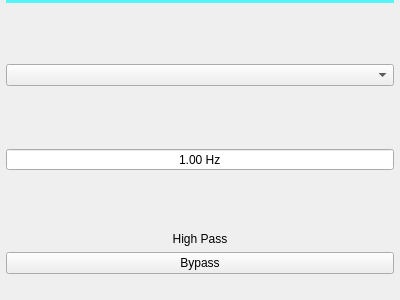
<?xml version="1.0" encoding="UTF-8"?>
<ui version="4.0">
 <class>QHighPass</class>
 <widget class="QWidget" name="QHighPass">
  <property name="geometry">
   <rect>
    <x>0</x>
    <y>0</y>
    <width>400</width>
    <height>300</height>
   </rect>
  </property>
  <property name="contextMenuPolicy">
   <enum>Qt::NoContextMenu</enum>
  </property>
  <property name="windowTitle">
   <string>Form</string>
  </property>
  <layout class="QVBoxLayout" name="verticalLayout_2">
   <property name="leftMargin">
    <number>6</number>
   </property>
   <property name="topMargin">
    <number>0</number>
   </property>
   <property name="rightMargin">
    <number>6</number>
   </property>
   <property name="bottomMargin">
    <number>6</number>
   </property>
   <item>
    <widget class="Line" name="line">
     <property name="styleSheet">
      <string notr="true">color: #54F4F9;</string>
     </property>
     <property name="frameShadow">
      <enum>QFrame::Plain</enum>
     </property>
     <property name="lineWidth">
      <number>4</number>
     </property>
     <property name="orientation">
      <enum>Qt::Horizontal</enum>
     </property>
    </widget>
   </item>
   <item>
    <spacer name="verticalSpacer_2">
     <property name="orientation">
      <enum>Qt::Vertical</enum>
     </property>
     <property name="sizeHint" stdset="0">
      <size>
       <width>20</width>
       <height>40</height>
      </size>
     </property>
    </spacer>
   </item>
   <item>
    <widget class="QComboBox" name="comboBoxType">
     <property name="sizePolicy">
      <sizepolicy hsizetype="Expanding" vsizetype="Fixed">
       <horstretch>0</horstretch>
       <verstretch>0</verstretch>
      </sizepolicy>
     </property>
     <property name="contextMenuPolicy">
      <enum>Qt::NoContextMenu</enum>
     </property>
    </widget>
   </item>
   <item>
    <spacer name="verticalSpacer_3">
     <property name="orientation">
      <enum>Qt::Vertical</enum>
     </property>
     <property name="sizeHint" stdset="0">
      <size>
       <width>20</width>
       <height>40</height>
      </size>
     </property>
    </spacer>
   </item>
   <item>
    <widget class="QMyDoubleSpinBox" name="doubleSpinBoxFc">
     <property name="contextMenuPolicy">
      <enum>Qt::NoContextMenu</enum>
     </property>
     <property name="alignment">
      <set>Qt::AlignCenter</set>
     </property>
     <property name="buttonSymbols">
      <enum>QAbstractSpinBox::NoButtons</enum>
     </property>
     <property name="suffix">
      <string notr="true"> Hz</string>
     </property>
     <property name="minimum">
      <double>1.000000000000000</double>
     </property>
     <property name="maximum">
      <double>20000.000000000000000</double>
     </property>
    </widget>
   </item>
   <item>
    <spacer name="verticalSpacer">
     <property name="orientation">
      <enum>Qt::Vertical</enum>
     </property>
     <property name="sizeHint" stdset="0">
      <size>
       <width>20</width>
       <height>40</height>
      </size>
     </property>
    </spacer>
   </item>
   <item>
    <widget class="QLabel" name="label">
     <property name="text">
      <string>High Pass</string>
     </property>
     <property name="alignment">
      <set>Qt::AlignCenter</set>
     </property>
    </widget>
   </item>
   <item>
    <widget class="QPushButton" name="pushButtonBypass">
     <property name="text">
      <string notr="true">Bypass</string>
     </property>
     <property name="checkable">
      <bool>true</bool>
     </property>
    </widget>
   </item>
   <item>
    <spacer name="verticalSpacer_4">
     <property name="orientation">
      <enum>Qt::Vertical</enum>
     </property>
     <property name="sizeType">
      <enum>QSizePolicy::Fixed</enum>
     </property>
     <property name="sizeHint" stdset="0">
      <size>
       <width>20</width>
       <height>20</height>
      </size>
     </property>
    </spacer>
   </item>
  </layout>
 </widget>
 <customwidgets>
  <customwidget>
   <class>QMyDoubleSpinBox</class>
   <extends>QDoubleSpinBox</extends>
   <header>QMyDoubleSpinBox.hpp</header>
  </customwidget>
 </customwidgets>
 <resources/>
 <connections/>
</ui>
